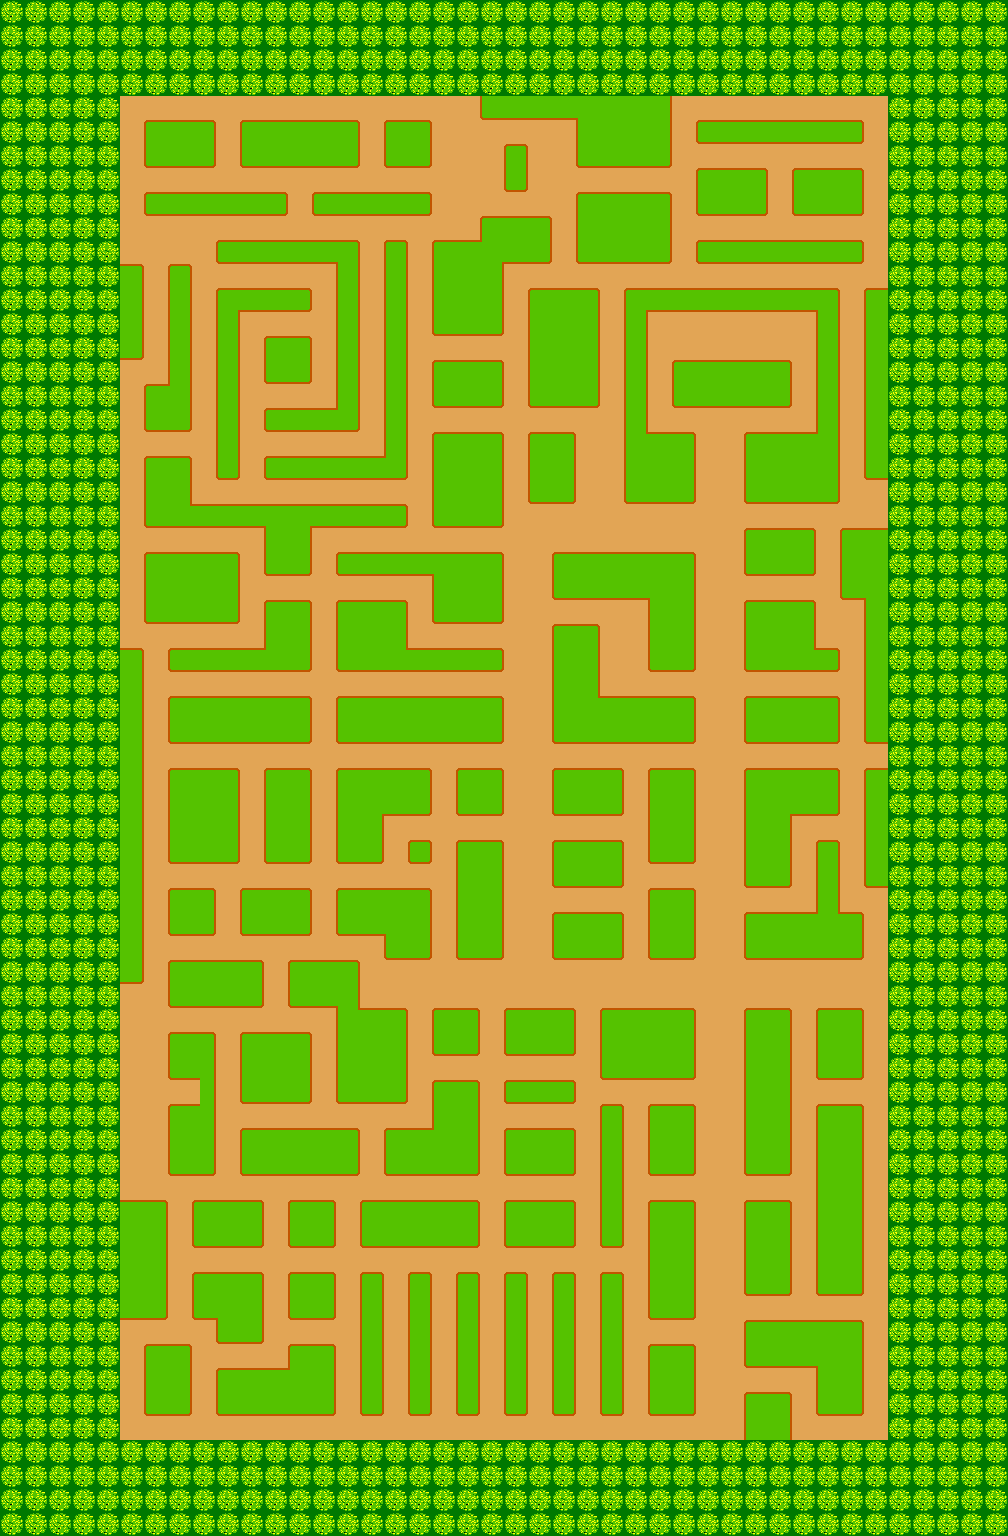

The image is a tile-based game level rendered from a .tmx file. Its description and complete source (layers, tilesets, objects, tile grids) follow:
An orthogonal 42x64 tile map with 24x24 px tiles, 1 tile layer (Level1.png).

<map version="1.2" tiledversion="1.3.4" orientation="orthogonal" renderorder="right-down" width="42" height="64" tilewidth="24" tileheight="24" infinite="0" nextlayerid="2" nextobjectid="1">
 <tileset firstgid="1" source="Level1.png.tsx" />
 <layer id="1" name="Level1.png" width="42" height="64">
  <data encoding="csv">
1,1,1,1,1,1,1,1,1,1,1,1,1,1,1,1,1,1,1,1,1,1,1,1,1,1,1,1,1,1,1,1,1,1,1,1,1,1,1,1,1,1,
1,1,1,1,1,1,1,1,1,1,1,1,1,1,1,1,1,1,1,1,1,1,1,1,1,1,1,1,1,1,1,1,1,1,1,1,1,1,1,1,1,1,
1,1,1,1,1,1,1,1,1,1,1,1,1,1,1,1,1,1,1,1,1,1,1,1,1,1,1,1,1,1,1,1,1,1,1,1,1,1,1,1,1,1,
1,1,1,1,1,1,1,1,1,1,1,1,1,1,1,1,1,1,1,1,1,1,1,1,1,1,1,1,1,1,1,1,1,1,1,1,1,1,1,1,1,1,
1,1,1,1,1,2,2,2,2,2,2,2,2,2,2,2,2,2,2,2,3,4,4,4,5,6,6,7,2,2,2,2,2,2,2,2,2,1,1,1,1,1,
1,1,1,1,1,2,8,9,10,2,8,9,9,9,10,2,8,10,2,2,2,2,2,2,11,6,6,7,2,12,13,13,13,13,13,14,2,1,1,1,1,1,
1,1,1,1,1,2,3,4,15,2,3,4,4,4,15,2,3,15,2,2,2,16,2,2,3,4,4,15,2,2,2,2,2,2,2,2,2,1,1,1,1,1,
1,1,1,1,1,2,2,2,2,2,2,2,2,2,2,2,2,2,2,2,2,17,2,2,2,2,2,2,2,8,9,10,2,8,9,10,2,1,1,1,1,1,
1,1,1,1,1,2,12,13,13,13,13,14,2,12,13,13,13,14,2,2,2,2,2,2,8,9,9,10,2,3,4,15,2,3,4,15,2,1,1,1,1,1,
1,1,1,1,1,2,2,2,2,2,2,2,2,2,2,2,2,2,2,2,8,9,10,2,11,6,6,7,2,2,2,2,2,2,2,2,2,1,1,1,1,1,
1,1,1,1,1,2,2,2,2,12,13,13,13,13,18,2,16,2,8,9,19,4,15,2,3,4,4,15,2,12,13,13,13,13,13,14,2,1,1,1,1,1,
1,1,1,1,1,10,2,16,2,2,2,2,2,2,20,2,20,2,11,6,7,2,2,2,2,2,2,2,2,2,2,2,2,2,2,2,2,1,1,1,1,1,
1,1,1,1,1,7,2,20,2,21,13,13,14,2,20,2,20,2,11,6,7,2,8,9,10,2,21,13,13,13,13,13,13,13,18,2,8,1,1,1,1,1,
1,1,1,1,1,7,2,20,2,20,2,2,2,2,20,2,20,2,3,4,15,2,11,6,7,2,20,2,2,2,2,2,2,2,20,2,11,1,1,1,1,1,
1,1,1,1,1,15,2,20,2,20,2,8,10,2,20,2,20,2,2,2,2,2,11,6,7,2,20,2,2,2,2,2,2,2,20,2,11,1,1,1,1,1,
1,1,1,1,1,2,2,20,2,20,2,3,15,2,20,2,20,2,8,9,10,2,11,6,7,2,20,2,8,9,9,9,10,2,20,2,11,1,1,1,1,1,
1,1,1,1,1,2,8,22,2,20,2,2,2,2,20,2,20,2,3,4,15,2,3,4,15,2,20,2,3,4,4,4,15,2,20,2,11,1,1,1,1,1,
1,1,1,1,1,2,3,15,2,20,2,12,13,13,23,2,20,2,2,2,2,2,2,2,2,2,20,2,2,2,2,2,2,2,20,2,11,1,1,1,1,1,
1,1,1,1,1,2,2,2,2,20,2,2,2,2,2,2,20,2,8,9,10,2,8,10,2,2,24,9,10,2,2,8,9,9,22,2,11,1,1,1,1,1,
1,1,1,1,1,2,8,10,2,17,2,12,13,13,13,13,23,2,11,6,7,2,11,7,2,2,11,6,7,2,2,11,6,6,7,2,3,1,1,1,1,1,
1,1,1,1,1,2,11,7,2,2,2,2,2,2,2,2,2,2,11,6,7,2,3,15,2,2,3,4,15,2,2,3,4,4,15,2,2,1,1,1,1,1,
1,1,1,1,1,2,3,25,13,13,13,26,27,13,13,13,14,2,3,4,15,2,2,2,2,2,2,2,2,2,2,2,2,2,2,2,2,1,1,1,1,1,
1,1,1,1,1,2,2,2,2,2,2,11,7,2,2,2,2,2,2,2,2,2,2,2,2,2,2,2,2,2,2,8,9,10,2,8,9,1,1,1,1,1,
1,1,1,1,1,2,8,9,9,10,2,3,15,2,12,13,13,13,26,9,10,2,2,8,9,9,9,9,10,2,2,3,4,15,2,11,6,1,1,1,1,1,
1,1,1,1,1,2,11,6,6,7,2,2,2,2,2,2,2,2,11,6,7,2,2,3,4,4,4,5,7,2,2,2,2,2,2,3,5,1,1,1,1,1,
1,1,1,1,1,2,3,4,4,15,2,8,10,2,8,9,10,2,3,4,15,2,2,2,2,2,2,11,7,2,2,8,9,10,2,2,11,1,1,1,1,1,
1,1,1,1,1,2,2,2,2,2,2,11,7,2,11,6,7,2,2,2,2,2,2,8,10,2,2,11,7,2,2,11,6,7,2,2,11,1,1,1,1,1,
1,1,1,1,1,10,2,12,13,13,13,28,15,2,3,4,25,13,13,13,14,2,2,11,7,2,2,3,15,2,2,3,4,25,14,2,11,1,1,1,1,1,
1,1,1,1,1,7,2,2,2,2,2,2,2,2,2,2,2,2,2,2,2,2,2,11,7,2,2,2,2,2,2,2,2,2,2,2,11,1,1,1,1,1,
1,1,1,1,1,7,2,8,9,9,9,9,10,2,8,9,9,9,9,9,10,2,2,11,29,9,9,9,10,2,2,8,9,9,10,2,11,1,1,1,1,1,
1,1,1,1,1,7,2,3,4,4,4,4,15,2,3,4,4,4,4,4,15,2,2,3,4,4,4,4,15,2,2,3,4,4,15,2,3,1,1,1,1,1,
1,1,1,1,1,7,2,2,2,2,2,2,2,2,2,2,2,2,2,2,2,2,2,2,2,2,2,2,2,2,2,2,2,2,2,2,2,1,1,1,1,1,
1,1,1,1,1,7,2,8,9,10,2,8,10,2,8,9,9,10,2,8,10,2,2,8,9,10,2,8,10,2,2,8,9,9,10,2,8,1,1,1,1,1,
1,1,1,1,1,7,2,11,6,7,2,11,7,2,11,30,4,15,2,3,15,2,2,3,4,15,2,11,7,2,2,11,30,4,15,2,11,1,1,1,1,1,
1,1,1,1,1,7,2,11,6,7,2,11,7,2,11,7,2,2,2,2,2,2,2,2,2,2,2,11,7,2,2,11,7,2,2,2,11,1,1,1,1,1,
1,1,1,1,1,7,2,3,4,15,2,3,15,2,3,15,2,31,2,8,10,2,2,8,9,10,2,3,15,2,2,11,7,2,16,2,11,1,1,1,1,1,
1,1,1,1,1,7,2,2,2,2,2,2,2,2,2,2,2,2,2,11,7,2,2,3,4,15,2,2,2,2,2,3,15,2,20,2,3,1,1,1,1,1,
1,1,1,1,1,7,2,8,10,2,8,9,10,2,8,9,9,10,2,11,7,2,2,2,2,2,2,8,10,2,2,2,2,2,20,2,2,1,1,1,1,1,
1,1,1,1,1,7,2,3,15,2,3,4,15,2,3,4,5,7,2,11,7,2,2,8,9,10,2,11,7,2,2,8,9,9,32,10,2,1,1,1,1,1,
1,1,1,1,1,7,2,2,2,2,2,2,2,2,2,2,3,15,2,3,15,2,2,3,4,15,2,3,15,2,2,3,4,4,4,15,2,1,1,1,1,1,
1,1,1,1,1,15,2,8,9,9,10,2,8,9,10,2,2,2,2,2,2,2,2,2,2,2,2,2,2,2,2,2,2,2,2,2,2,1,1,1,1,1,
1,1,1,1,1,2,2,3,4,4,15,2,3,4,33,2,2,2,2,2,2,2,2,2,2,2,2,2,2,2,2,2,2,2,2,2,2,1,1,1,1,1,
1,1,1,1,1,2,2,2,2,2,2,2,2,2,24,9,10,2,8,10,2,8,9,10,2,8,9,9,10,2,2,8,10,2,8,10,2,1,1,1,1,1,
1,1,1,1,1,2,2,8,10,2,8,9,10,2,11,6,7,2,3,15,2,3,4,15,2,11,6,6,7,2,2,11,7,2,11,7,2,1,1,1,1,1,
1,1,1,1,1,2,2,3,34,2,11,6,7,2,11,6,7,2,2,2,2,2,2,2,2,3,4,4,15,2,2,11,7,2,3,15,2,1,1,1,1,1,
1,1,1,1,1,2,2,2,35,2,3,4,15,2,3,4,15,2,8,10,2,12,13,14,2,2,2,2,2,2,2,11,7,2,2,2,2,1,1,1,1,1,
1,1,1,1,1,2,2,8,36,2,2,2,2,2,2,2,2,2,11,7,2,2,2,2,2,16,2,8,10,2,2,11,7,2,8,10,2,1,1,1,1,1,
1,1,1,1,1,2,2,11,7,2,8,9,9,9,10,2,8,9,37,7,2,8,9,10,2,20,2,11,7,2,2,11,7,2,11,7,2,1,1,1,1,1,
1,1,1,1,1,2,2,3,15,2,3,4,4,4,15,2,3,4,4,15,2,3,4,15,2,20,2,3,15,2,2,3,15,2,11,7,2,1,1,1,1,1,
1,1,1,1,1,2,2,2,2,2,2,2,2,2,2,2,2,2,2,2,2,2,2,2,2,20,2,2,2,2,2,2,2,2,11,7,2,1,1,1,1,1,
1,1,1,1,1,9,10,2,8,9,10,2,8,10,2,8,9,9,9,10,2,8,9,10,2,20,2,8,10,2,2,8,10,2,11,7,2,1,1,1,1,1,
1,1,1,1,1,6,7,2,3,4,15,2,3,15,2,3,4,4,4,15,2,3,4,15,2,17,2,11,7,2,2,11,7,2,11,7,2,1,1,1,1,1,
1,1,1,1,1,6,7,2,2,2,2,2,2,2,2,2,2,2,2,2,2,2,2,2,2,2,2,11,7,2,2,11,7,2,11,7,2,1,1,1,1,1,
1,1,1,1,1,6,7,2,8,9,10,2,8,10,2,16,2,16,2,16,2,16,2,16,2,16,2,11,7,2,2,3,15,2,3,15,2,1,1,1,1,1,
1,1,1,1,1,4,15,2,3,5,7,2,3,15,2,20,2,20,2,20,2,20,2,20,2,20,2,3,15,2,2,2,2,2,2,2,2,1,1,1,1,1,
1,1,1,1,1,2,2,2,2,3,15,2,2,2,2,20,2,20,2,20,2,20,2,20,2,20,2,2,2,2,2,8,9,9,9,10,2,1,1,1,1,1,
1,1,1,1,1,2,8,10,2,2,2,2,8,10,2,20,2,20,2,20,2,20,2,20,2,20,2,8,10,2,2,3,4,4,5,7,2,1,1,1,1,1,
1,1,1,1,1,2,11,7,2,8,9,9,37,7,2,20,2,20,2,20,2,20,2,20,2,20,2,11,7,2,2,2,2,2,11,7,2,1,1,1,1,1,
1,1,1,1,1,2,3,15,2,3,4,4,4,15,2,17,2,17,2,17,2,17,2,17,2,17,2,3,15,2,2,8,10,2,3,15,2,1,1,1,1,1,
1,1,1,1,1,2,2,2,2,2,2,2,2,2,2,2,2,2,2,2,2,2,2,2,2,2,2,2,2,2,2,11,7,2,2,2,2,1,1,1,1,1,
1,1,1,1,1,1,1,1,1,1,1,1,1,1,1,1,1,1,1,1,1,1,1,1,1,1,1,1,1,1,1,1,1,1,1,1,1,1,1,1,1,1,
1,1,1,1,1,1,1,1,1,1,1,1,1,1,1,1,1,1,1,1,1,1,1,1,1,1,1,1,1,1,1,1,1,1,1,1,1,1,1,1,1,1,
1,1,1,1,1,1,1,1,1,1,1,1,1,1,1,1,1,1,1,1,1,1,1,1,1,1,1,1,1,1,1,1,1,1,1,1,1,1,1,1,1,1,
1,1,1,1,1,1,1,1,1,1,1,1,1,1,1,1,1,1,1,1,1,1,1,1,1,1,1,1,1,1,1,1,1,1,1,1,1,1,1,1,1,1
</data>
 </layer>
</map>
